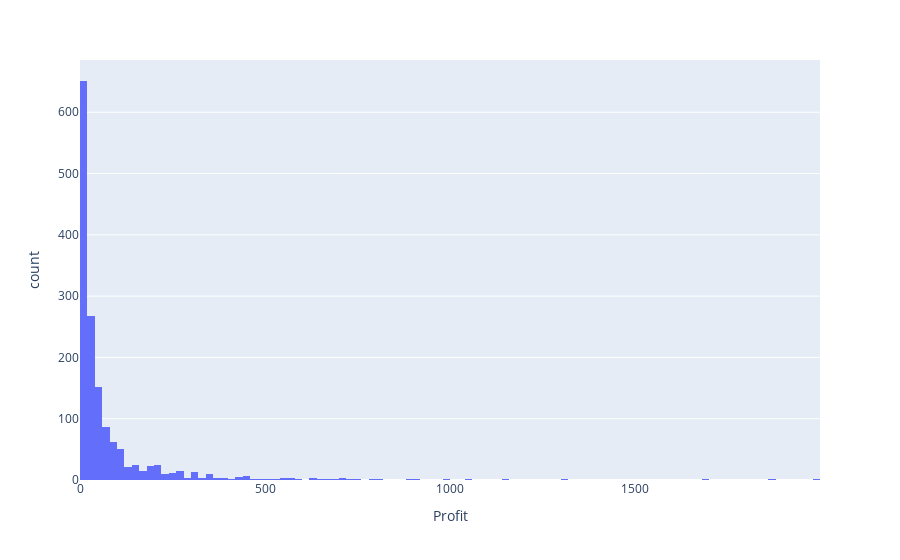

The notebook cell saved with this chart:
### Code cell
px.histogram(orders, x= orders["Profit"])

### Figure 1 — Plotly figure (JSON) as saved in the notebook; plotly's stock layout.template omitted (floating-point values rounded to 4 significant figures; data arrays with more than 128 entries replaced by an {"elided": "..."} marker saying what was removed)
{"data": [{"alignmentgroup": "True", "bingroup": "x", "hovertemplate": "Profit=%{x}<br>count=%{y}<extra></extra>", "legendgroup": "", "marker": {"color": "#636efa", "pattern": {"shape": ""}}, "name": "", "offsetgroup": "", "orientation": "v", "showlegend": false, "type": "histogram", "x": {"elided": "1500 int values"}, "xaxis": "x", "yaxis": "y"}], "layout": {"barmode": "relative", "legend": {"tracegroupgap": 0}, "margin": {"t": 60}, "xaxis": {"anchor": "y", "domain": [0, 1], "title": {"text": "Profit"}}, "yaxis": {"anchor": "x", "domain": [0, 1], "title": {"text": "count"}}}}
